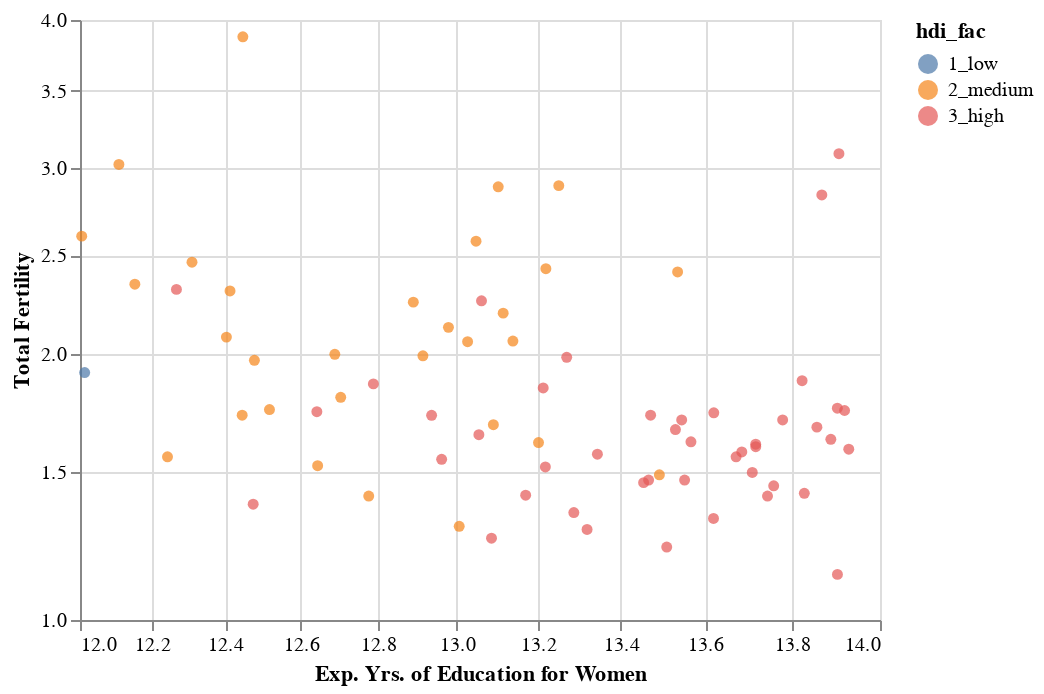

Here is the notebook cell this chart was saved with:
### Markdown cell above
<!-- END QUESTION -->



### Examining individual points

Often it can be helpful to graphically examine individual points. Especially so if you notice outliers. In this dataset there aren't any apparent outliers, but there are a few points that seem a little farther from the scatter than others, so we can practice on those.

Let's zoom in on the lower-right region of the scatterplot; the cell below applies an Altair filter transform to show only data for which expected education exceeds 12. 

Please be sure you've created `scatter_scaled` in Q0 (b) (ii) before running this cell.

### Code cell
# zoom in
scatter_highed = scatter_scaled.transform_filter(
    alt.FieldGTPredicate(field = 'educ_expected_yrs_f', gt = 12)
)

scatter_highed

### Figure 1 — Vega-Lite specification as saved in the notebook (floating-point values rounded to 4 significant figures; data arrays with more than 128 entries replaced by an {"elided": "..."} marker saying what was removed)
{"config": {"view": {"continuousWidth": 400, "continuousHeight": 300}}, "data": {"name": "data-55aa22b03e6d171f9a62cb1eb9279c29"}, "mark": "circle", "encoding": {"color": {"field": "hdi_fac", "type": "nominal"}, "x": {"field": "educ_expected_yrs_f", "scale": {"exponent": 2.5, "type": "pow", "zero": false}, "title": "Exp. Yrs. of Education for Women", "type": "quantitative"}, "y": {"field": "fertility_total", "scale": {"exponent": 0.333, "type": "pow", "zero": false}, "title": "Total Fertility", "type": "quantitative"}}, "transform": [{"filter": {"field": "educ_expected_yrs_f", "gt": 12}}], "$schema": "https://vega.github.io/schema/vega-lite/v4.17.0.json", "datasets": {"data-55aa22b03e6d171f9a62cb1eb9279c29": {"elided": "139 records"}}}
